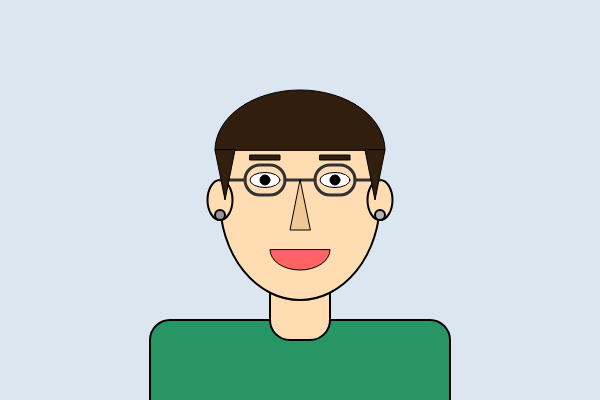
Frame 1 (no input)
Frame 2 (the mouse pressed at the canvas centre, redrawn once): identical to frame 1, image omitted

The p5.js sketch that drew this single still picture (run headless with seeded random() and noise() and a simulated clock; the mouse was pressed at the canvas centre and the sketch redrawn once):

// p5.js sketch
// ── sketch.js
function setup() {
  createCanvas(600, 400);
  noLoop();
}

function draw() {
  background(220, 230, 240);

  // 상의
  fill(40, 150, 100);
  stroke(0);
  strokeWeight(2);
  rect(150, 320, 300, 100, 20);

  // 목
  fill(255, 220, 177);
  rect(270, 270, 60, 70, 20);

  // 얼굴
  fill(255, 220, 177);
  ellipse(300, 200, 160, 200);

  // 귀
  fill(255, 220, 177);
  ellipse(220, 200, 25, 40);
  ellipse(380, 200, 25, 40);

  // 귀걸이
  fill(150);
  strokeWeight(2);
  ellipse(220, 215, 10, 10);
  fill(180);
  strokeWeight(2);
  ellipse(380, 215, 10, 10);

  // 눈 흰자
  fill(255);
  strokeWeight(1);
  ellipse(265, 180, 30, 15);
  ellipse(335, 180, 30, 15);

  // 눈동자 (고정)
  fill(0);
  ellipse(265, 180, 10, 10);
  ellipse(335, 180, 10, 10);

  // 안경
  noFill();
  stroke(50);
  strokeWeight(3);
  rect(245, 165, 40, 30, 20);
  rect(315, 165, 40, 30, 20);
  line(285, 180, 315, 180);
  line(220, 180, 245, 180);
  line(380, 180, 355, 180);

  // 코
  strokeWeight(1);
  stroke(0);
  fill(240, 200, 150);
  triangle(300, 180, 290, 230, 310, 230);

  // 입
  fill(255, 100, 100);
  arc(300, 250, 60, 40, 0, PI, CHORD);

  // 눈썹
  fill(50, 30, 15);
  rect(250, 155, 30, 5);
  rect(320, 155, 30, 5);

  // 머리카락
  fill(50, 30, 15);
  arc(300, 150, 170, 120, PI, 0, CHORD);
  triangle(215, 150, 225, 200, 235, 150);
  triangle(365, 150, 375, 200, 385, 150);
}

// ── style.css
* { margin: 0; padding: 0; box-sizing: border-box; }
body { background: #0a0a18; display: flex; justify-content: center; align-items: center; min-height: 100vh; }
canvas { display: block; }
